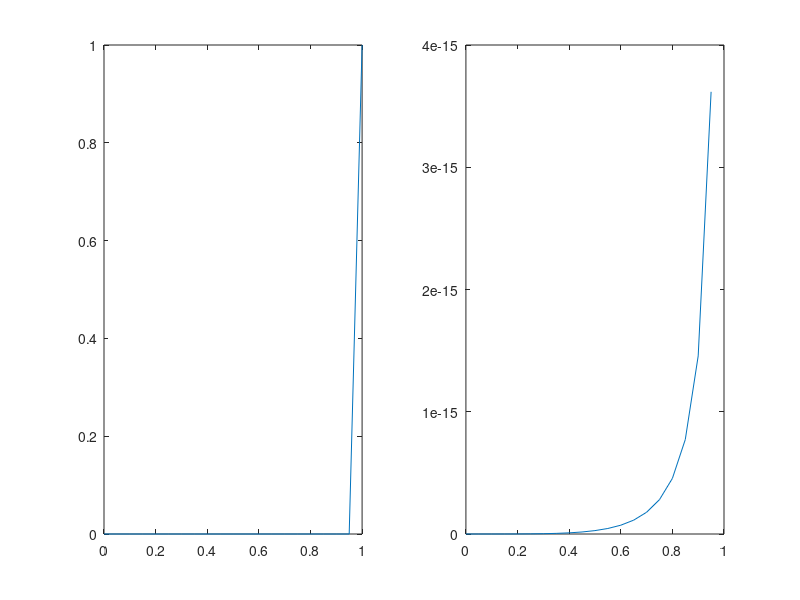

This chart was generated by the following MATLAB code:
x = 0:.05:1;
a=5;b=0+eps;
y=betacdf(x,a,b); subplot(1,2,1);plot(x,y);
z=betapdf(x,a,b);subplot(1,2,2); plot(x,z); 
betacdf(0.5,a,b)